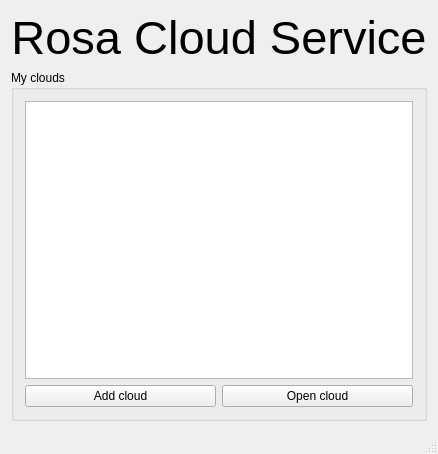
<?xml version="1.0" encoding="UTF-8"?>
<ui version="4.0">
 <class>MainWindow</class>
 <widget class="QMainWindow" name="MainWindow">
  <property name="geometry">
   <rect>
    <x>0</x>
    <y>0</y>
    <width>434</width>
    <height>454</height>
   </rect>
  </property>
  <property name="maximumSize">
   <size>
    <width>637</width>
    <height>454</height>
   </size>
  </property>
  <property name="font">
   <font>
    <family>Arial</family>
   </font>
  </property>
  <property name="windowTitle">
   <string>Rosa Cloud Service</string>
  </property>
  <widget class="QWidget" name="centralWidget">
   <layout class="QVBoxLayout" name="verticalLayout_3">
    <item>
     <widget class="QLabel" name="titleLabel">
      <property name="font">
       <font>
        <pointsize>35</pointsize>
       </font>
      </property>
      <property name="text">
       <string>Rosa Cloud Service</string>
      </property>
      <property name="alignment">
       <set>Qt::AlignCenter</set>
      </property>
     </widget>
    </item>
    <item>
     <layout class="QVBoxLayout" name="verticalLayout_2">
      <item>
       <widget class="QGroupBox" name="groupBox">
        <property name="title">
         <string>My clouds</string>
        </property>
        <layout class="QVBoxLayout" name="verticalLayout">
         <item>
          <widget class="QListView" name="providerView"/>
         </item>
         <item>
          <layout class="QHBoxLayout" name="horizontalLayout">
           <item>
            <widget class="QPushButton" name="addButton">
             <property name="text">
              <string>Add cloud</string>
             </property>
            </widget>
           </item>
           <item>
            <widget class="QPushButton" name="openButton">
             <property name="text">
              <string>Open cloud</string>
             </property>
            </widget>
           </item>
          </layout>
         </item>
        </layout>
       </widget>
      </item>
     </layout>
    </item>
   </layout>
  </widget>
  <widget class="QStatusBar" name="statusBar"/>
 </widget>
 <layoutdefault spacing="6" margin="11"/>
 <resources/>
 <connections/>
</ui>
